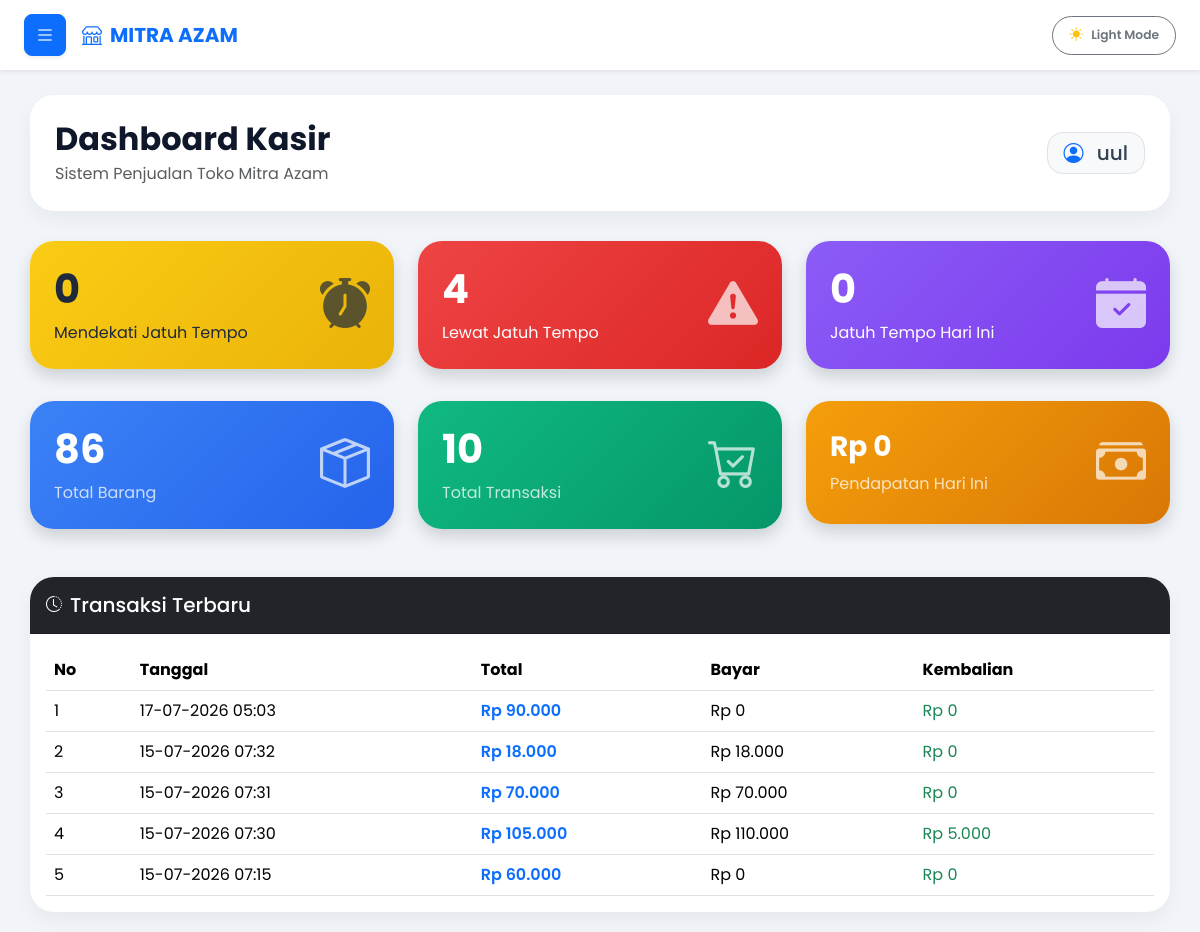
/kasir/dashboard.php (signed in), run on an earlier commit of the app's database.
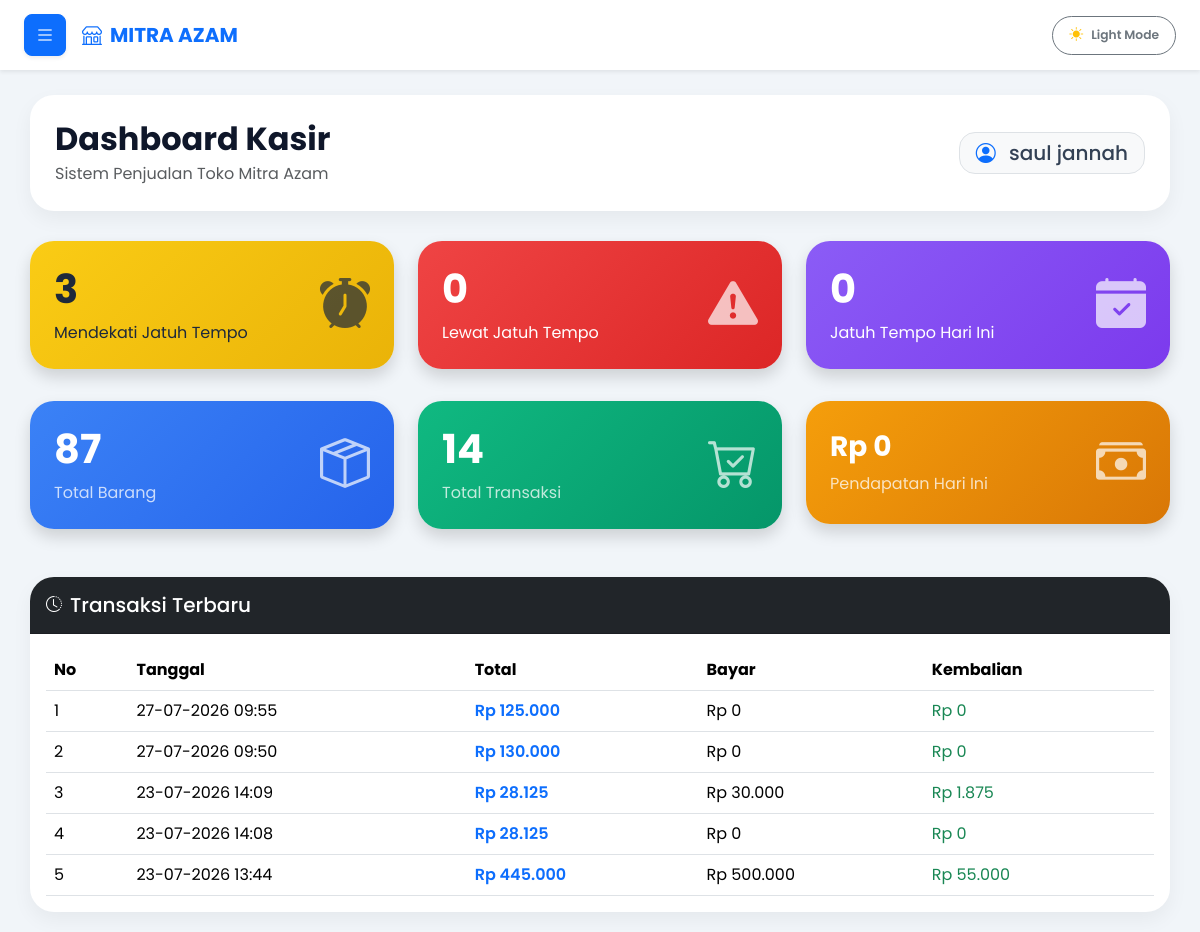
And on a later commit of the database.
### tables this page shows
CREATE TABLE `penjualan` (
  `id_penjualan` int(11) NOT NULL AUTO_INCREMENT,
  `tanggal` datetime NOT NULL,
  `total_harga` int(11) NOT NULL,
  `bayar` int(11) NOT NULL,
  `metode_pembayaran` varchar(50) DEFAULT NULL,
  `referensi` varchar(100) DEFAULT NULL,
  `bukti_pembayaran` varchar(255) DEFAULT NULL,
  `kasir` int(11) DEFAULT NULL,
  `nama_kasir` varchar(100) DEFAULT NULL,
  `id_customer` int(11) DEFAULT NULL,
  `kembali` int(11) NOT NULL,
  `nama_customer` varchar(100) DEFAULT NULL,
  `jatuh_tempo` date DEFAULT NULL,
  `status_pembayaran` enum('Lunas','Belum Lunas') NOT NULL,
  `metode_pelunasan` varchar(30) DEFAULT NULL,
  `tanggal_pelunasan` datetime DEFAULT NULL,
  `bukti_pelunasan` varchar(255) DEFAULT NULL,
  `keuntungan` int(11) NOT NULL,
  `id_user` int(11) NOT NULL,
  PRIMARY KEY (`id_penjualan`)
);

### kasir/dashboard.php (the view, shortened to what the changed rows need)
<?php
require_once '../config/koneksi.php';
$current_tema = $_SESSION['tema'] ?? 'light';
$query_barang = mysqli_query($conn, "SELECT COUNT(*) AS total FROM barang");
$data_barang = mysqli_fetch_assoc($query_barang);
$total_barang = $data_barang['total'] ?? 0;
$query_penjualan = mysqli_query($conn, "SELECT COUNT(*) AS total FROM penjualan");
$data_penjualan = mysqli_fetch_assoc($query_penjualan);
$total_penjualan = $data_penjualan['total'] ?? 0;
$query_jatuh_tempo = mysqli_query($conn, "
SELECT COUNT(*) AS total
FROM penjualan
WHERE metode_pembayaran='Hutang'
AND status_pembayaran='Belum Lunas'
AND DATE(jatuh_tempo)=CURDATE()
");
$data_jatuh_tempo = mysqli_fetch_assoc($query_jatuh_tempo);
$total_jatuh_tempo = $data_jatuh_tempo['total'];
$query_mendekati = mysqli_query($conn, "
SELECT COUNT(*) AS total
FROM penjualan
WHERE metode_pembayaran='Hutang'
AND status_pembayaran='Belum Lunas'
AND jatuh_tempo BETWEEN DATE_ADD(CURDATE(), INTERVAL 1 DAY)
AND DATE_ADD(CURDATE(), INTERVAL 3 DAY)
");
$data_mendekati = mysqli_fetch_assoc($query_mendekati);
$total_mendekati = $data_mendekati['total'];
$query_terlambat = mysqli_query($conn, "
SELECT COUNT(*) AS total
FROM penjualan
WHERE metode_pembayaran='Hutang'
AND status_pembayaran='Belum Lunas'
AND jatuh_tempo < CURDATE()
");
$data_terlambat = mysqli_fetch_assoc($query_terlambat);
$total_terlambat = $data_terlambat['total'];
$query_transaksi = mysqli_query($conn, "SELECT * FROM penjualan ORDER BY id_penjualan DESC LIMIT 5");
?>
<!DOCTYPE html>
<html lang="id" data-bs-theme="<?= $current_tema; ?>">
<head>
    <link href="https://cdn.jsdelivr.net/npm/bootstrap@5.3.3/dist/css/bootstrap.min.css" rel="stylesheet">
    <link rel="stylesheet" href="https://cdn.jsdelivr.net/npm/bootstrap-icons@1.11.3/font/bootstrap-icons.min.css">
</head>
<body>
<div class="content">
    <div class="topbar d-flex justify-content-between align-items-center flex-wrap gap-3">
        <div>
            <h2 class="welcome mb-1">Dashboard Kasir</h2>
        </div>
        <div>
            <h5 class="m-0 bg-light py-2 px-3 rounded-4 border">
                <i class="bi bi-person-circle text-primary me-2"></i>
                <?= htmlspecialchars($_SESSION['nama']); ?>
            </h5>
        </div>
    </div>
    <div class="row g-4">
        <div class="col-md-4">
            <a href="data_hutang.php?filter=mendekati" class="text-decoration-none">
                <div class="card card-dashboard bg-yellow shadow">
                    <div class="card-body p-4">
                        <div class="d-flex justify-content-between align-items-center">
                            <div>
                                <h1 class="fw-bold"><?= $total_mendekati; ?></h1>
                                <p class="mb-0">Mendekati Jatuh Tempo</p>
                            </div>
                        </div>
                    </div>
                </div>
            </a>
        </div>
        <div class="col-md-4">
            <a href="data_hutang.php?filter=terlambat" class="text-decoration-none">
                <div class="card card-dashboard bg-red shadow">
                    <div class="card-body p-4">
                        <div class="d-flex justify-content-between align-items-center">
                            <div>
                                <h1 class="fw-bold"><?= $total_terlambat; ?></h1>
                                <p class="mb-0">Lewat Jatuh Tempo</p>
                            </div>
                        </div>
                    </div>
                </div>
            </a>
        </div>
        <div class="col-md-4">
            <a href="data_hutang.php?filter=hariini" class="text-decoration-none">
                <div class="card card-dashboard bg-purple shadow">
                    <div class="card-body p-4">
                        <div class="d-flex justify-content-between align-items-center">
                            <div>
                                <h1 class="fw-bold"><?= $total_jatuh_tempo; ?></h1>
                            </div>
                        </div>
                    </div>
                </div>
            </a>
        </div>
    </div>
    <div class="row g-4 mt-2">
        <div class="col-md-4">
            <div class="card card-dashboard bg-blue shadow">
                <div class="card-body p-4">
                    <div class="d-flex justify-content-between align-items-center">
                        <div>
                            <h1 class="fw-bold"><?= $total_barang; ?></h1>
                            <p class="mb-0 opacity-75">Total Barang</p>
                        </div>
                    </div>
                </div>
            </div>
        </div>
        <div class="col-md-4">
            <div class="card card-dashboard bg-green shadow">
                <div class="card-body p-4">
                    <div class="d-flex justify-content-between align-items-center">
                        <div>
                            <h1 class="fw-bold"><?= $total_penjualan; ?></h1>
                            <p class="mb-0 opacity-75">Total Transaksi</p>
                        </div>
                    </div>
                </div>
            </div>
        </div>
    </div>
    <div class="card table-card mt-5">
        <div class="card-body">
            <div class="table-responsive">
                <table class="table table-hover align-middle mb-0">
                    <thead>
                        <tr>
                            <th>No</th>
                            <th>Tanggal</th>
                            <th>Total</th>
                            <th>Bayar</th>
                            <th>Kembalian</th>
                        </tr>
                    </thead>
                    <tbody>
                    <?php
                    $no = 1;
                    while($d = mysqli_fetch_assoc($query_transaksi)){
                    ?>
                    <tr>
                        <td><?= $no++; ?></td>
                        <td><?= date('d-m-Y H:i', strtotime($d['tanggal'])); ?></td>
                        <td class="fw-semibold text-primary">Rp <?= number_format($d['total_harga'], 0, ',', '.'); ?></td>
                        <td>Rp <?= number_format($d['bayar'], 0, ',', '.'); ?></td>
                        <td class="text-success">Rp <?= number_format($d['kembali'], 0, ',', '.'); ?></td>
                    </tr>
                    <?php } ?>
                    </tbody>
                </table>
            </div>
        </div>
    </div>
</div>
</body>
</html>

What changed in the data, as far as the page shows it:
removed penjualan: tanggal "17-07-2026 05:03", total_harga "90.000", bayar "0", kembali "0"
removed penjualan: tanggal "15-07-2026 07:32", total_harga "18.000", bayar "18.000", kembali "0"
removed penjualan: tanggal "15-07-2026 07:31", total_harga "70.000", bayar "70.000", kembali "0"
removed penjualan: tanggal "15-07-2026 07:30", total_harga "105.000", bayar "110.000", kembali "5.000"
removed penjualan: tanggal "15-07-2026 07:15", total_harga "60.000", bayar "0", kembali "0"
added penjualan: tanggal "27-07-2026 09:55", total_harga "125.000", bayar "0", kembali "0"
added penjualan: tanggal "27-07-2026 09:50", total_harga "130.000", bayar "0", kembali "0"
added penjualan: tanggal "23-07-2026 14:09", total_harga "28.125", bayar "30.000", kembali "1.875"
added penjualan: tanggal "23-07-2026 14:08", total_harga "28.125", bayar "0", kembali "0"
added penjualan: tanggal "23-07-2026 13:44", total_harga "445.000", bayar "500.000", kembali "55.000"
Also different on the page:
$_SESSION['nama']: "uul" → "saul jannah"
$total_mendekati: "0" → "3"
$total_terlambat: "4" → "0"
$total_barang: "86" → "87"
$total_penjualan: "10" → "14"
